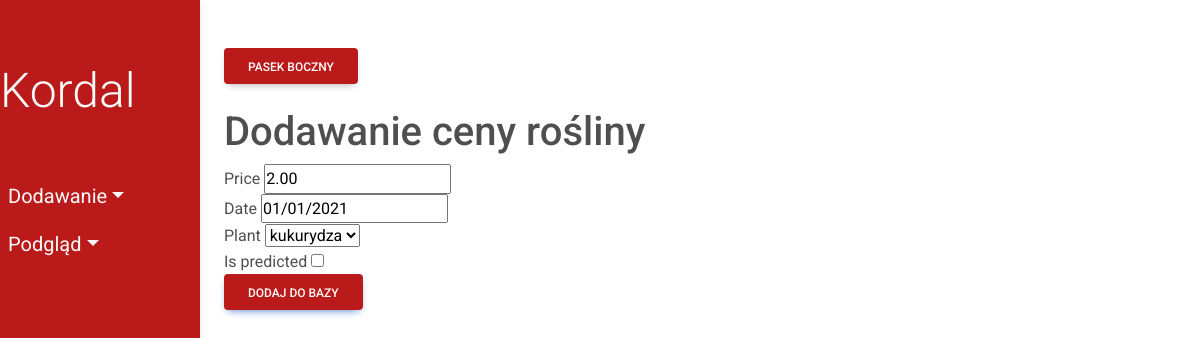
The app's page /plant_prices/update/1, older data.
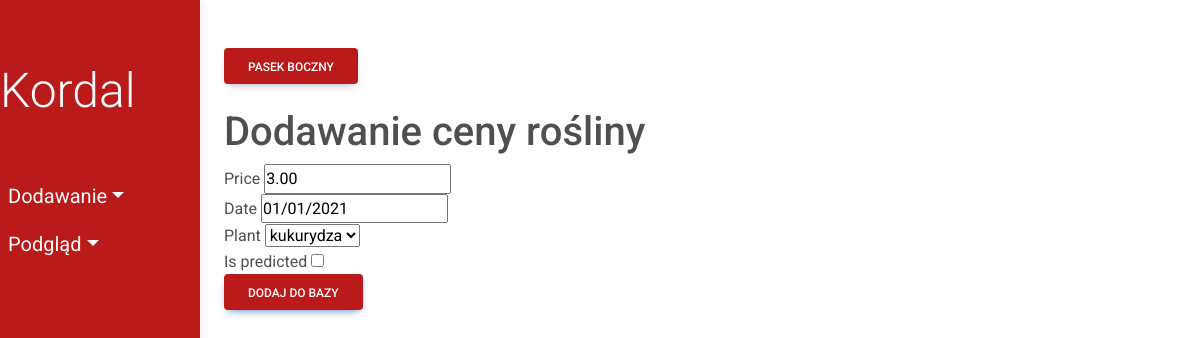
The same page, newer data.
### fields/models.py (models this page shows, shortened)
class PlantPrice(models.Model):
    price = models.DecimalField(max_digits=10, decimal_places=2)
    date = models.DateField()
    plant = models.ForeignKey(Plant, on_delete=models.CASCADE)
    is_predicted = models.BooleanField()
    class Meta:
        db_table = 'PlantPrice'

### fields/views/viewsPlantPrice.py (the view)
def update_plant_price(request, plant_price_id):
    plant_price_id = int(plant_price_id)
    try:
        plant_price_obj = PlantPrice.objects.get(id=plant_price_id)
    except PlantPrice.DoesNotExist:
        return redirect('show-plant_prices')
    plant_price_form = CreatePlantPrice(
        request.POST or None, instance=plant_price_obj)
    if plant_price_form.is_valid():
        plant_price_form.save()
        return redirect('show-plant_prices')
    return render(request, 'fields/add/addPlantPrice.html', {'upload_form': plant_price_form})

### fields/forms.py
class CreatePlantPrice(forms.ModelForm):
    date = forms.DateField(widget=forms.DateInput(
        format='%d/%m/%Y'), input_formats=DATE_INPUT_FORMATS)  # add better formatting and filerting
    class Meta:
        model = PlantPrice
        fields = '__all__'

### fields/models.py (called while the page is built)
    def __str__(self):
        return self.plant_name

### fields/templates/fields/add/addPlantPrice.html (shortened to what this page needs)
{% extends 'fields/index.html' %}
{% block content %}
      <h1>Dodawanie ceny rośliny</h1>
      <form method = 'POST'>
        {% for field in upload_form %}
        <tr>
          <th>{{field.label}}</th>
          <td>{{ field }}</td>
          <br />
        </tr>
        {% endfor %}
      <button type="submit" class="btn btn-primary menu-btn">Dodaj do bazy</button>
      </form>
    </section>
    {% endblock %}

Row changes from the older to the newer data that the page shows:
changed PlantPrice "kukurydza": price "2.00" → "3.00"
